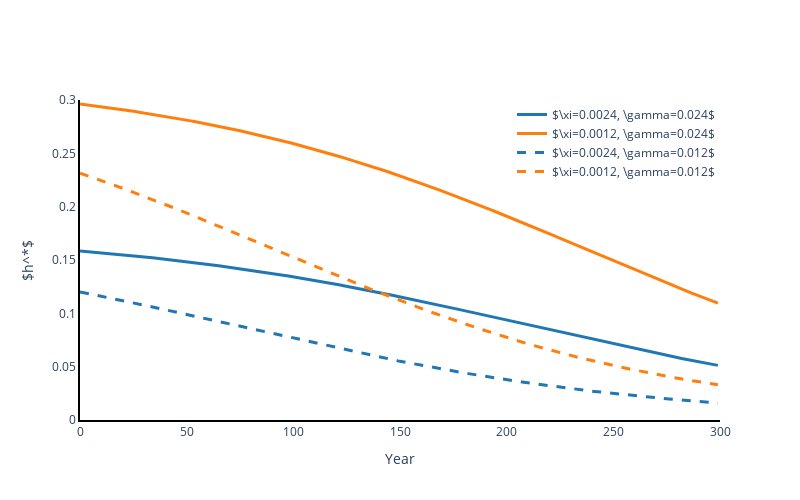

Notebook source saved alongside this figure:
### Code cell
# Figure 6
fig = go.Figure()
fig.add_trace(go.Scatter(y=h_hat_implied_high_1x,
                    mode='lines',
                    name=r'$\xi=0.0024, \gamma=0.024$',
                    line=dict(width=3, color=defaultColors[0])))
fig.add_trace(go.Scatter(y=h_hat_implied_high_05x,
                    mode='lines',
                    name=r'$\xi=0.0012, \gamma=0.024$',
                    line=dict(width=3, color=defaultColors[1])))

fig.add_trace(go.Scatter(y=h_hat_implied_low_1x,
                    mode='lines',
                    name=r'$\xi=0.0024, \gamma=0.012$',
                    line=dict(width=3, color=defaultColors[0], dash='dash')))
fig.add_trace(go.Scatter(y=h_hat_implied_low_05x,
                    mode='lines',
                    name=r'$\xi=0.0012, \gamma=0.012$',
                    line=dict(width=3, color=defaultColors[1], dash='dash')))

fig.update_layout(paper_bgcolor='rgba(0,0,0,0)',
                  plot_bgcolor='rgba(0,0,0,0)',
                  width=800,
                  height=500,
                  legend=dict(yanchor="top",
                              y=1,
                              xanchor="right",
                              x=1)
                 )
fig.update_xaxes(showline=True, linewidth=2, linecolor='black', title_text='Year', range=[0,T])
fig.update_yaxes(showline=True, linewidth=2, linecolor='black', title_text=r'$h^*$', range=[0, 0.3])

fig.write_image("hat_h_300years.pdf")
fig.show()

### Figure 1 — Plotly figure (JSON) as saved in the notebook; plotly's stock layout.template omitted (floating-point values rounded to 4 significant figures; data arrays with more than 128 entries replaced by an {"elided": "..."} marker saying what was removed)
{"data": [{"line": {"color": "#1f77b4", "width": 3}, "mode": "lines", "name": "$\\xi=0.0024, \\gamma=0.024$", "type": "scatter", "y": {"elided": "300 float values"}}, {"line": {"color": "#ff7f0e", "width": 3}, "mode": "lines", "name": "$\\xi=0.0012, \\gamma=0.024$", "type": "scatter", "y": {"elided": "300 float values"}}, {"line": {"color": "#1f77b4", "dash": "dash", "width": 3}, "mode": "lines", "name": "$\\xi=0.0024, \\gamma=0.012$", "type": "scatter", "y": {"elided": "300 float values"}}, {"line": {"color": "#ff7f0e", "dash": "dash", "width": 3}, "mode": "lines", "name": "$\\xi=0.0012, \\gamma=0.012$", "type": "scatter", "y": {"elided": "300 float values"}}], "layout": {"height": 500, "legend": {"x": 1, "xanchor": "right", "y": 1, "yanchor": "top"}, "paper_bgcolor": "rgba(0,0,0,0)", "plot_bgcolor": "rgba(0,0,0,0)", "width": 800, "xaxis": {"linecolor": "black", "linewidth": 2, "range": [0, 300], "showline": true, "title": {"text": "Year"}}, "yaxis": {"linecolor": "black", "linewidth": 2, "range": [0, 0.3], "showline": true, "title": {"text": "$h^*$"}}}}
